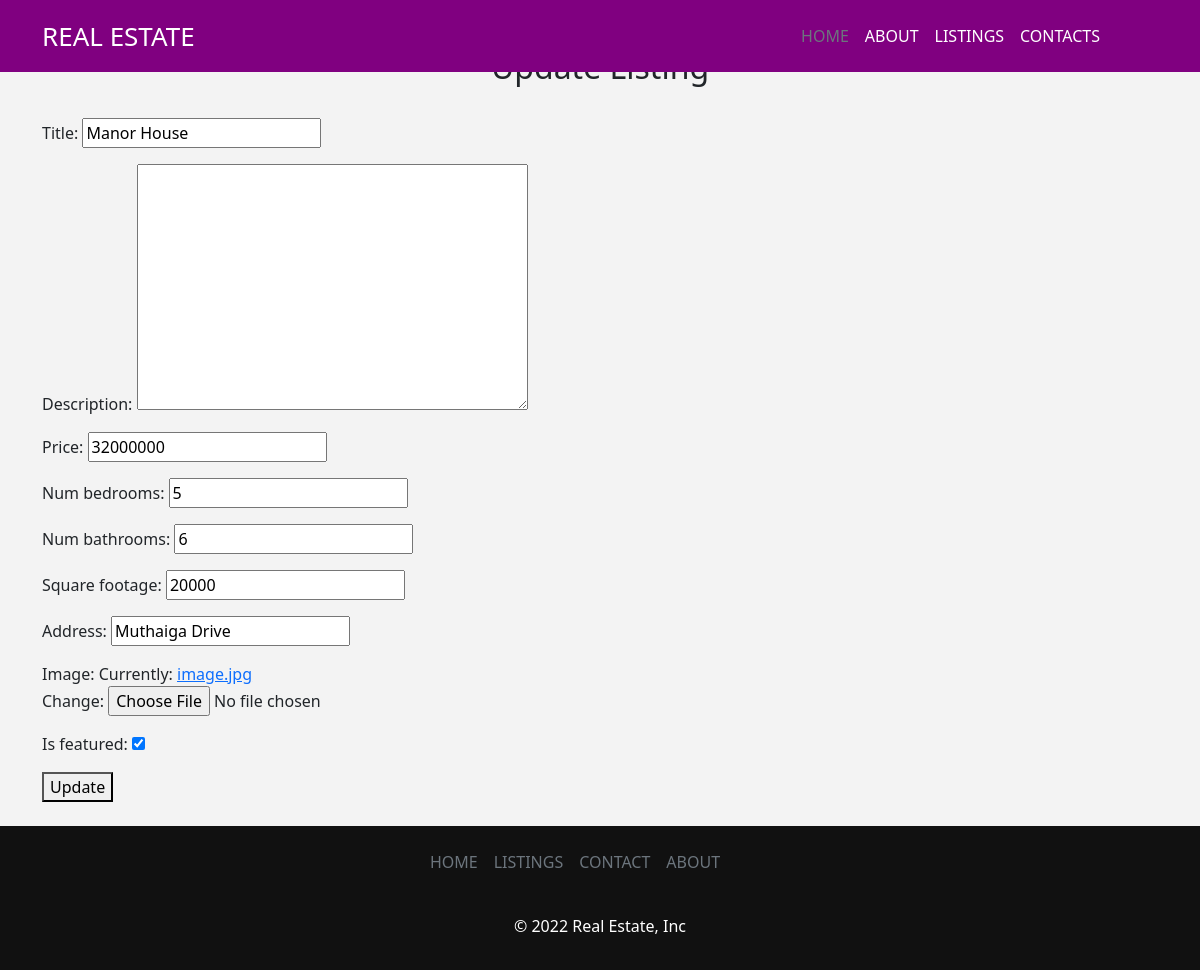
Screenshot of /listings/7/edit/ with the database file from the repository.
### listings/models.py (models this page shows, shortened)
class Listing(models.Model):
    title = models.CharField(max_length=150)
    description = models.TextField(blank=True)
    price = models.IntegerField()
    num_bedrooms = models.IntegerField()
    num_bathrooms = models.IntegerField()
    square_footage = models.IntegerField()
    address = models.CharField(max_length=200)
    image = models.ImageField()
    is_featured = models.BooleanField(default=False)

### listings/views.py (the view)
# urls.py: path('listings/<pk>/edit/', listing_update),
def listing_update(request, pk):
    listing = Listing.objects.get(id=pk)
    form = ListingForm(instance=listing)
    if request.method == 'POST':
        form = ListingForm(request.POST, instance=listing, files=request.FILES)
        print(request.POST)
        if form.is_valid():
            form.save()
            return redirect('/listings')
    context = {'form': form}
    return render(request, 'update_listing.html', context)

### listings/forms.py
class ListingForm(ModelForm):
    class Meta:
        model = Listing
        fields = [
            "title",
            "description",
            "price",
            "num_bedrooms",
            "num_bathrooms",
            "square_footage",
            "address",
            "image",
            "is_featured",
        ]

### templates/update_listing.html
{% extends "base.html" %} <br />
{% block content %} <br />
<div class="container">
  <h2 class="text-center">Update Listing</h2>
  <form method="post" enctype="multipart/form-data">
    {% csrf_token %} <br />
    {{ form.as_p }}
    <button type="submit">Update</button>
  </form>
</div>
{% endblock %}

### static/css/styles.css (style rules this page uses)
body { background-color: #f3f3f3; }

### rows the page displays
Listing: title "Manor House", price "32000000", num_bedrooms "5", num_bathrooms "6", square_footage "20000", address "Muthaiga Drive", is_featured "☑"
